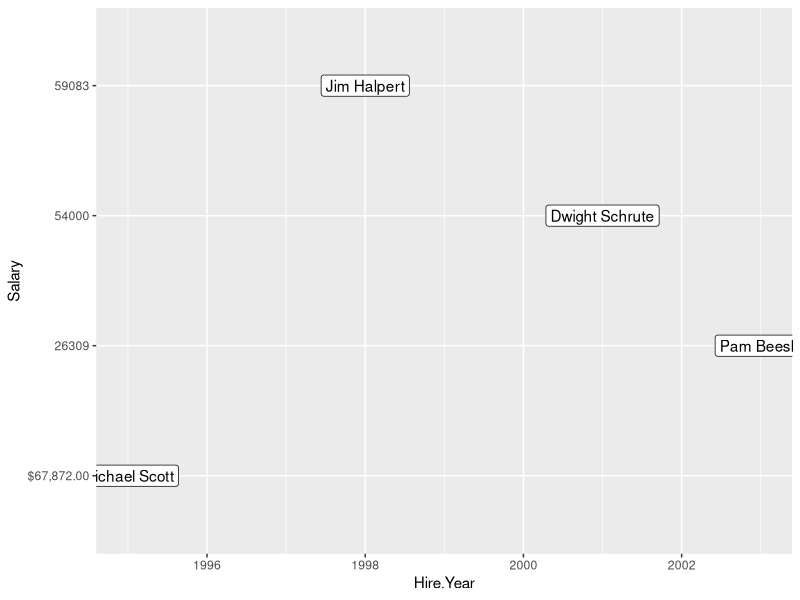
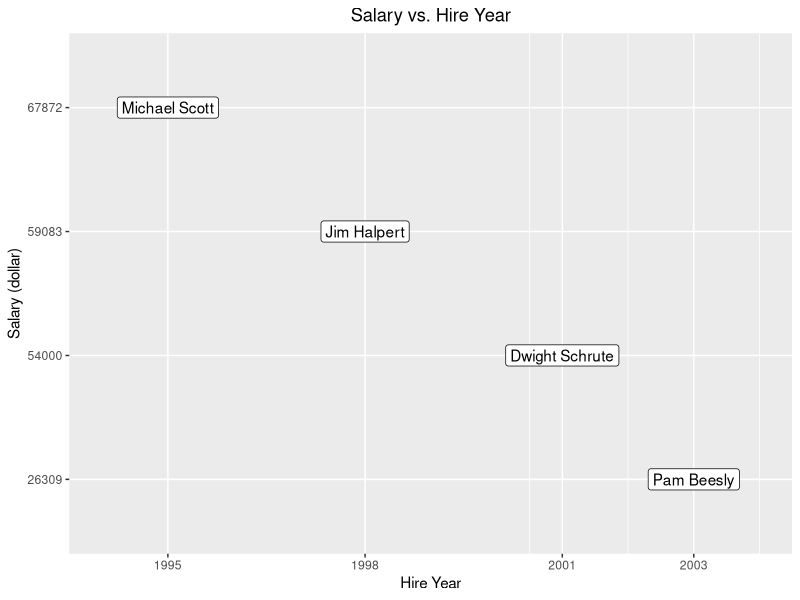
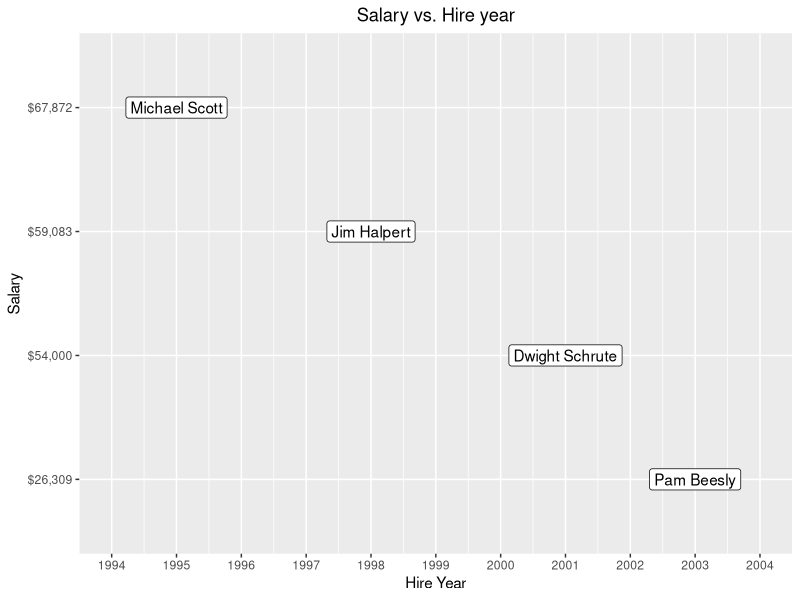

The R script that drew these images, in order:
## ---- chunk 1
# Your pythagorean theorem code goes here
## Define values of a and b
a <- 3
b <- 4
## Determine c value
c = sqrt(a*a + b*b)
sprintf("c is: %d", c) #sprintf() with integer variable. %f is float

## Try another way: Define a function
PyTh <- function(a, b){
  c <- sqrt(a*a + b*b) #determine c 
}
sprintf("c is: %f",PyTh(1,1))

## ---- chunk 2
# This line reads in a tab-separated data file with a header naming the columns
salary <- read.table("02-data.tsv", sep = "\t", header = T)

# This code plots labels for each individual at location (x, y)
library(ggplot2)
ggplot(salary, aes(x = Hire.Year, y = Salary, label = Name)) + 
  geom_label()

# This displays the salary object
salary
## ---- chunk 3
# Your implementation code goes here
## First, changes all values in Salary with same format, then plot data.
## Replace xx.00 as with integer value (Ref: see below)
salary$Salary[salary$Salary == "$67,872.00"] <- "67872"
salary
## Plot
ggplot(salary, aes(x = Hire.Year, y = Salary, label = Name, group = 1)) + 
  geom_label() + 
  ## Add title y vs. x
  ggtitle("Salary vs. Hire Year") + 
  ## Center the title
  theme(plot.title = element_text(hjust = 0.5)) +
  ## change axis labels
  labs(x = "Hire Year", y = "Salary (dollar)") +
  ## change grid/limits
  scale_x_continuous(breaks = unique(salary$Hire.Year), limits = c(1994,2004))

## ---- chunk 4
## Another way to solve the problem
## Read data again and make changes on plot
salary <- read.table("02-data.tsv", sep = "\t", header = T)

## Replace xx.00 as with integer value (Ref: see below)
salary$Salary[salary$Salary == "$67,872.00"] <- "$67,872"
## Replace values with new values
salary$Salary <- gsub('54000', '$54,000', 
                      gsub('26309', '$26,309', 
                           gsub('59083', '$59,083', 
                                     salary$Salary)))
#gsub('.*^', '$', obj): adding $ to all values

## Check salary
salary

## Plot
ggplot(salary, aes(x = Hire.Year, y = Salary, label = Name, group = 1)) + 
  geom_label() + 
  ## Add title y vs. x
  ggtitle("Salary vs. Hire year") + 
  ## Center the title
  theme(plot.title = element_text(hjust = 0.5)) + 
  labs(x = "Hire Year", y = "Salary") +
  scale_x_continuous(breaks = seq(1994, 2004, by = 1), limits = c(1994, 2004))
